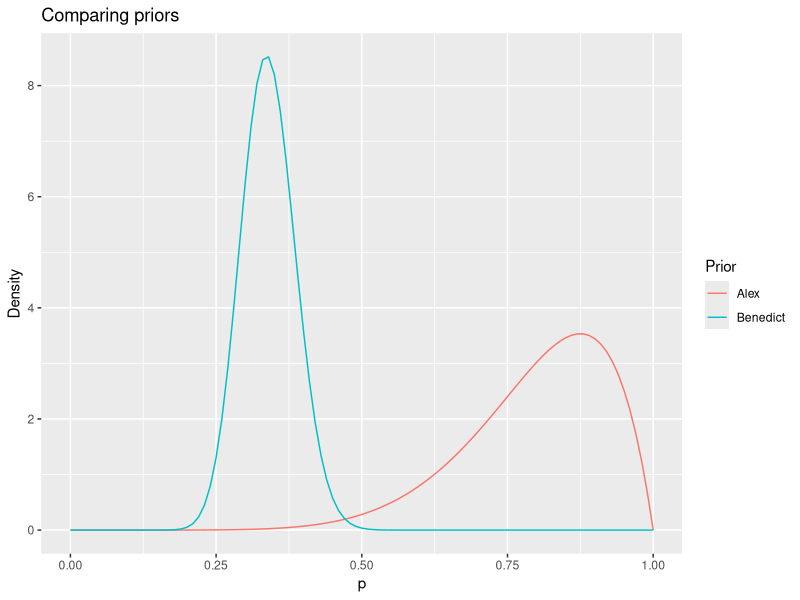
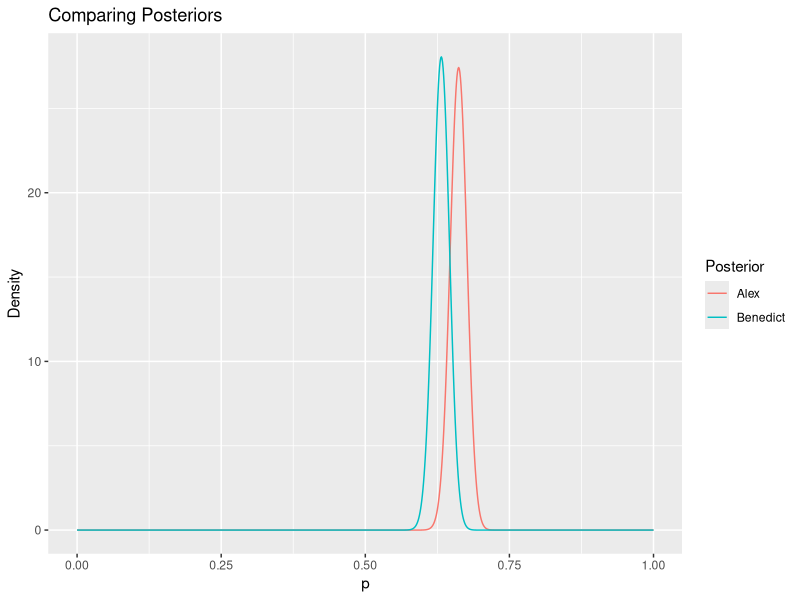

The R script that drew these images, in order:
## ---- chunk 1
knitr::opts_chunk$set(echo = TRUE)
require(LearnBayes)
require(ggplot2)
require(reshape2)
## ---- chunk 2
quantile1=list(p=.2,x=0.3)
quantile2=list(p=.9,x=0.4)
parameters <- beta.select(quantile1,quantile2)
alpha <- parameters[1]
beta <- parameters[2]
parameters
## ---- chunk 3
p <- seq(from=0, to=1, by=0.01)
Alex <- sapply(p, dbeta, shape1 = 8, shape2 = 2)
Benedict <- sapply(p, dbeta, shape1 = alpha, shape2 = beta)
prior <- data.frame(p, Alex, Benedict)
priort <- melt(prior, id="p")
ggplot(data=priort, aes(x=p, y=value, color=variable))+
  geom_line()+
  labs(title="Comparing priors", x="p", y="Density", color="Prior")
## ---- chunk 4
p <- seq(from=0, to=1, by=0.001)
AlexPos <- sapply(p, dbeta, shape1 = 8+692, shape2 = 2+1048-692)
BenedictPos <- sapply(p, dbeta, shape1 = alpha+692, shape2 = beta + 1048-692)
posterior <- data.frame(p, AlexPos, BenedictPos)
posteriort <- melt(posterior, id="p")
ggplot(data=posteriort, aes(x=p, y=value, color=variable))+
  geom_line()+
  labs(title="Comparing Posteriors", x="p", y="Density")+
  scale_color_discrete(name="Posterior", labels=c("Alex", "Benedict"))
## ---- chunk 5
qbeta(c(0.025,0.975), shape1 = 8+692, shape2 = 2 + 1048 - 692)
## ---- chunk 6
qbeta(c(0.025,0.975), shape1 = alpha+692, shape2 = beta + 1048 - 692)
## ---- chunk 7
set.seed(123)
S <- 1000 
a <- rbeta(S, 8, 2)
b <- rbeta(S, alpha, beta)
alex <- sapply(a, rbinom, n=1, size = 1048)
benedict <- sapply(b, rbinom, n=1, size=1048)
## ---- chunk 8
c(sum(alex >= 692)/S, 1 - sum(alex >= 692)/S)
## ---- chunk 9
c(sum(benedict >= 692)/S, 1 - sum(benedict >= 692)/S)
## ---- chunk 10
apos <- rbeta(S, 8+692, 2+1048-692)
bpos <- rbeta(S, alpha+692, beta+1048-692)
odda <- apos/(1-apos)
oddb <- bpos/(1-bpos)
meana <- mean(odda)
meanb <- mean(oddb)
mediana <- median(odda)
medianb <- median(oddb)
qa <- quantile(odda, probs = c(0.025,0.975))
qb <- quantile(oddb, probs = c(0.025,0.975))
dats <- matrix(data = NA, nrow = 2, ncol = 4, byrow = TRUE, dimnames = list(c("Alex","Benedict"),c("Mean","Median", "2.5%", "97.5%")))
dats[1,] <- c(meana, mediana, qa[1],qa[2])
dats[2,] <- c(meanb, medianb, qb[1],qb[2])
dats
## ---- chunk 11
S <- c(10,100,500,1000,5000)
left <- numeric(length = length(S))
right <- numeric(length = length(S))
for(i in 1:length(S)){
  left[i] <- quantile(rbeta(S[i],15.06, 10.56), probs = c(0.05, 0.95))[1]
  right[i] <- quantile(rbeta(S[i],15.06, 10.56), probs = c(0.05, 0.95))[2]
}
data <- data.frame(S,left,right)
names(data) <- c("S","5%", "95%")
data
